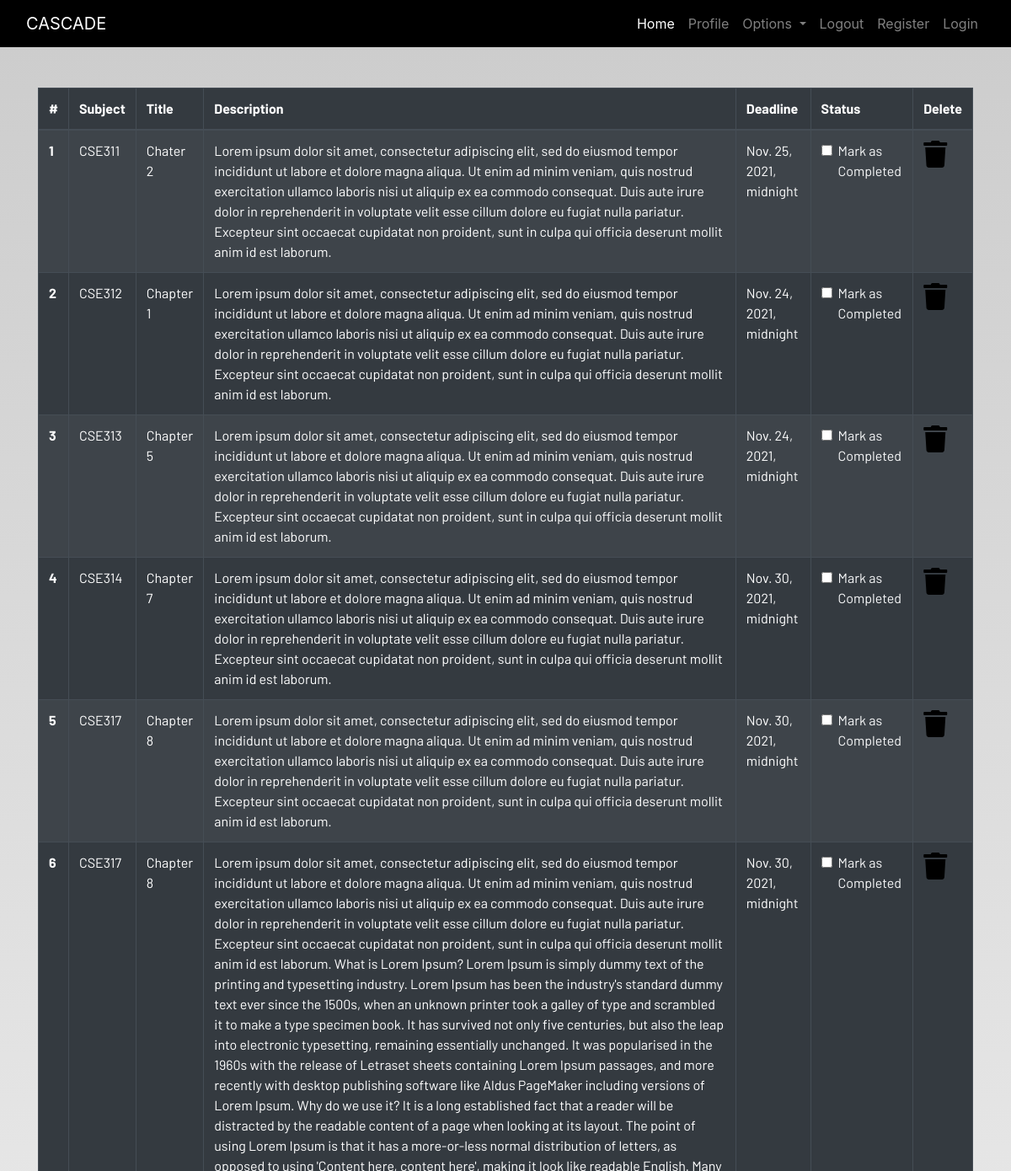
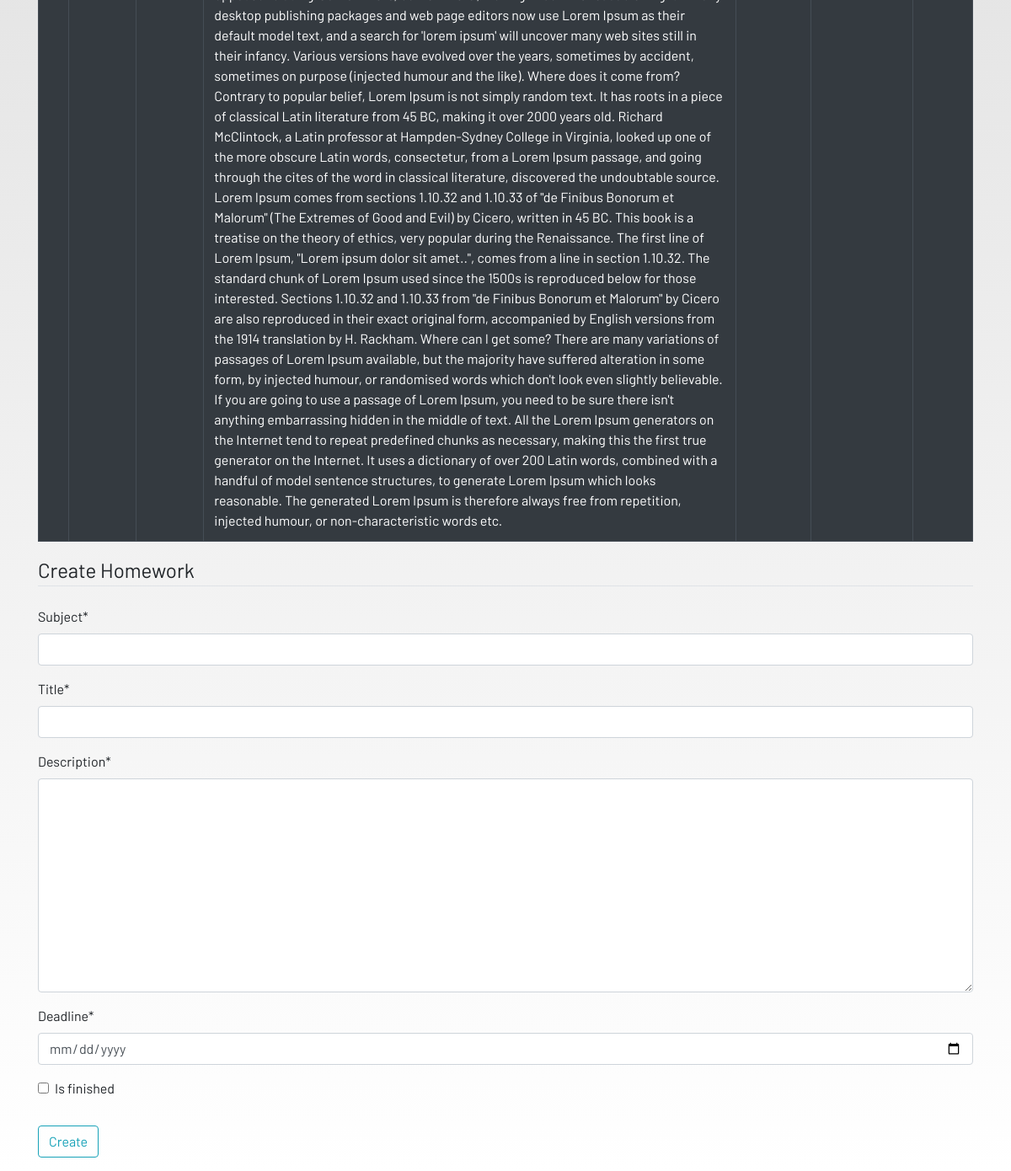
The page /homework (signed in) on the database its author committed (2 pictures, top to bottom).
### dashboard/models.py (models this page shows, shortened)
class Homework(models.Model):
    user = models.ForeignKey(User, on_delete=models.CASCADE)
    subject = models.CharField(max_length=50)
    title = models.CharField(max_length=100)
    description = models.TextField()
    deadline = models.DateTimeField()
    is_finished = models.BooleanField(default=False)

### dashboard/views.py (the view)
# urls.py: path('homework', views.homework, name="homework"),
def homework(request):
    if request.method == "POST":
        form = HomeworkForm(request.POST)
        if form.is_valid():
            try:
                finished = request.POST['is_finished']
                if finished == 'on':
                    finished = True
                else:
                    finished = False
            except:
                finished = False
            homeworks = Homework(
                user=request.user,
                subject=request.POST['subject'],
                title=request.POST['title'],
                description=request.POST['description'],
                deadline=request.POST['deadline'],
                is_finished=finished,
            )
            homeworks.save()
            messages.success(
                request, f'Homework Added from {request.user.username}!!')
    else:
        form = HomeworkForm()
    homework = Homework.objects.filter(user=request.user)
    if len(homework) == 0:
        homework_done = True
    else:
        homework_done = False
    context = {'homeworks': homework,
               'homework_done': homework_done,
               'form': form,
               }
    return render(request, 'dashboard/homework.html', context)

### dashboard/forms.py
class HomeworkForm(forms.ModelForm):
    class Meta:
        model = Homework
        widgets = {'deadline':DateInput()}
        fields = ['subject', 'title', 'description', 'deadline', 'is_finished']

### dashboard/templates/dashboard/homework.html (shortened to what this page needs)
{% extends 'dashboard/base.html' %}
{% load static %}
{% load crispy_forms_tags %}
{% block content %}
<div class="container">
    {% if not homework_done %}
    <table class="table table-striped table-bordered table-hover table-dark">
        <thead>
            <tr>
                <th scope="col">#</th>
                <th scope="col">Subject</th>
                <th scope="col">Title</th>
                <th scope="col">Description</th>
                <th scope="col">Deadline</th>
                <th scope="col">Status</th>
                <th scope="col">Delete</th>
            </tr>
        </thead>
        <tbody>
            {% for homework in homeworks %}
            <tr>
                <th scope="row">{{ forloop.counter }}</th>
                <td>{{homework.subject}}</td>
                <td>{{homework.title}}</td>
                <td>{{homework.description}}</td>
                <td>{{homework.deadline}}</td>
                <td>
                    <a href="{% url 'update-homework' homework.id %}">
                        <div class="form-check">
                            {% if homework.is_finished == True %}
                            <input class="form-check-input" type="checkbox" value="" checked>
                            {% else %}
                            <input class="form-check-input" type="checkbox" value="">
                            {% endif %}
                            <label class="form-check-label text-light" for="flexCheckDefault">
                                Mark as Completed
                            </label>
                        </div>
                    </a>
                </td>
                <td><a href="{% url 'delete-homework' homework.id %}"><i class="fa fa-trash fa-2x"></i></a></td>
            </tr>
            {% endfor %}
        </tbody>
    </table>
    {% else %}
    <h4>All homeworks are completed!! Create to have more!!</h4>
{% endif %}
</div>
<div class=" container">
    <form method="POST">
        <fieldset class="form-group">
            <legend class="border-bottom mb-4">Create Homework</legend>
            {{form|crispy}}
        </fieldset>
        <div class="form-group">
            <button href="" class="btn btn-outline-info" type="submit">
                Create
            </button>
        </div>
    </form>
</div>
{% endblock content %}

### static/css/main.css (style rules this page uses)
html { scroll-behavior: smooth; height: 100%; width: 100%; }
a { text-decoration: none !important; color: black; }
html, body { max-width: 100%; overflow-x: hidden; height: 100%; width: 100%; }
body { background: linear-gradient(rgba(0, 0, 0, 0.2), rgba(255, 255, 255, 0.5)); overflow-x: hidden; background-repeat: no-repeat; }
.fa { color: black; }

### rows shown on the page
Homework: subject "CSE311", title "Chater 2", description "Lorem ipsum dolor sit amet, consectetur adipiscing elit, sed do eiusmod tempor incididunt ut labore et dolore magna aliqua. Ut enim ad minim veniam, quis nostrud exercitation ullamco laboris nisi ut aliquip ex ea commodo consequat. Duis aute irure dolor in reprehenderit in voluptate velit esse cillum dolore eu fugiat nulla pariatur. Excepteur sint occaecat cupidatat non proident, sunt in culpa qui officia deserunt mollit anim id est laborum.", deadline "Nov. 25, 2021, midnight"
Homework: subject "CSE312", title "Chapter 1", description "Lorem ipsum dolor sit amet, consectetur adipiscing elit, sed do eiusmod tempor incididunt ut labore et dolore magna aliqua. Ut enim ad minim veniam, quis nostrud exercitation ullamco laboris nisi ut aliquip ex ea commodo consequat. Duis aute irure dolor in reprehenderit in voluptate velit esse cillum dolore eu fugiat nulla pariatur. Excepteur sint occaecat cupidatat non proident, sunt in culpa qui officia deserunt mollit anim id est laborum.", deadline "Nov. 24, 2021, midnight"
Homework: subject "CSE313", title "Chapter 5", description "Lorem ipsum dolor sit amet, consectetur adipiscing elit, sed do eiusmod tempor incididunt ut labore et dolore magna aliqua. Ut enim ad minim veniam, quis nostrud exercitation ullamco laboris nisi ut aliquip ex ea commodo consequat. Duis aute irure dolor in reprehenderit in voluptate velit esse cillum dolore eu fugiat nulla pariatur. Excepteur sint occaecat cupidatat non proident, sunt in culpa qui officia deserunt mollit anim id est laborum.", deadline "Nov. 24, 2021, midnight"
Homework: subject "CSE314", title "Chapter 7", description "Lorem ipsum dolor sit amet, consectetur adipiscing elit, sed do eiusmod tempor incididunt ut labore et dolore magna aliqua. Ut enim ad minim veniam, quis nostrud exercitation ullamco laboris nisi ut aliquip ex ea commodo consequat. Duis aute irure dolor in reprehenderit in voluptate velit esse cillum dolore eu fugiat nulla pariatur. Excepteur sint occaecat cupidatat non proident, sunt in culpa qui officia deserunt mollit anim id est laborum.", deadline "Nov. 30, 2021, midnight"
Homework: subject "CSE317", title "Chapter 8", description "Lorem ipsum dolor sit amet, consectetur adipiscing elit, sed do eiusmod tempor incididunt ut labore et dolore magna aliqua. Ut enim ad minim veniam, quis nostrud exercitation ullamco laboris nisi ut aliquip ex ea commodo consequat. Duis aute irure dolor in reprehenderit in voluptate velit esse cillum dolore eu fugiat nulla pariatur. Excepteur sint occaecat cupidatat non proident, sunt in culpa qui officia deserunt mollit anim id est laborum.", deadline "Nov. 30, 2021, midnight"
Homework: subject "CSE317", title "Chapter 8", description "Lorem ipsum dolor sit amet, consectetur adipiscing elit, sed do eiusmod tempor incididunt ut labore et dolore magna aliqua. Ut enim ad minim veniam, quis nostrud exercitation ullamco laboris nisi ut aliquip ex ea commodo consequat. Duis aute irure dolor in reprehenderit in voluptate velit esse cillum dolore eu fugiat nulla pariatur. Excepteur sint occaecat cupidatat non proident, sunt in culpa qui officia deserunt mollit anim id est laborum. What is Lorem Ipsum? Lorem Ipsum is simply dummy text of the printing and typesetting industry. Lorem Ipsum has been the industry's standard dummy text ever since the 1500s, when an unknown printer took a galley of type and scrambled it to make a type…", deadline "Nov. 30, 2021, midnight"
